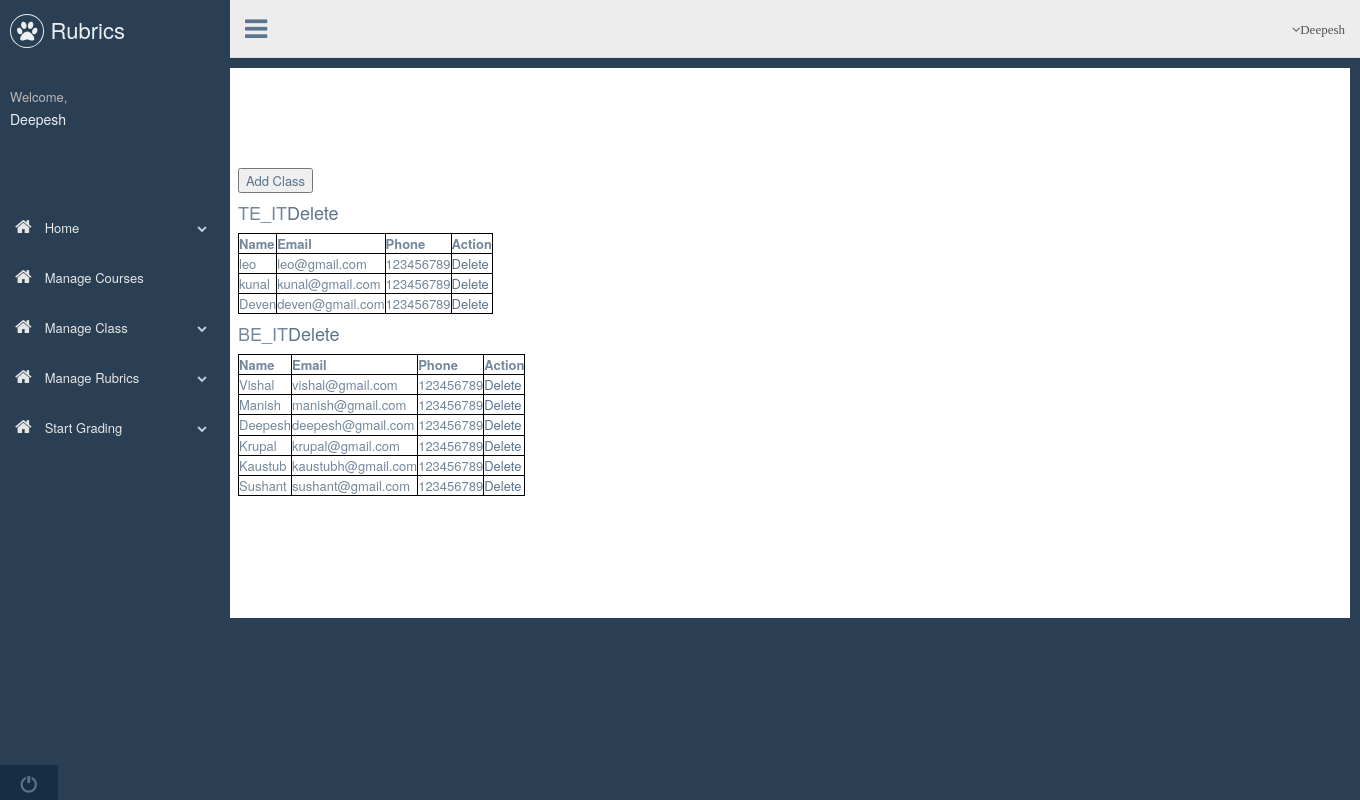
The app's page /manageclass.php (signed in) with its own data.
### tables this page shows
CREATE TABLE `class` (
  `cid` int(11) NOT NULL,
  `classname` varchar(10) NOT NULL,
  `tid` int(11) NOT NULL
);

CREATE TABLE `te_it2` (
  `student_id` int(11) NOT NULL,
  `name` varchar(100) NOT NULL,
  `email` varchar(40) NOT NULL,
  `phone` varchar(100) NOT NULL
);

CREATE TABLE `be_it2` (
  `student_id` int(11) NOT NULL,
  `name` varchar(100) NOT NULL,
  `email` varchar(40) NOT NULL,
  `phone` varchar(100) NOT NULL
);

### manageclass.php (the view, shortened to what this page needs)
<!DOCTYPE html>
<html>
<head>
    <link href="vendors/bootstrap/dist/css/bootstrap.min.css" rel="stylesheet">
    <link href="vendors/font-awesome/css/font-awesome.min.css" rel="stylesheet">
    <link href="vendors/nprogress/nprogress.css" rel="stylesheet">
    <link href="vendors/iCheck/skins/flat/green.css" rel="stylesheet">
    <link href="vendors/bootstrap-progressbar/css/bootstrap-progressbar-3.3.4.min.css" rel="stylesheet">
    <link href="vendors/pnotify/dist/pnotify.css" rel="stylesheet">
    <link href="vendors/pnotify/dist/pnotify.buttons.css" rel="stylesheet">
    <link href="vendors/pnotify/dist/pnotify.nonblock.css" rel="stylesheet">
    <link href="build/css/custom.min.css" rel="stylesheet">
  </head>
</head>
<body class="nav-md">
  <div class="container body">
      <div class="main_container">
        <div class="col-md-3 left_col">
          <div class="left_col scroll-view">
            <div class="navbar nav_title" style="border: 0;">
            <a href="home.php" class="site_title"><i class="fa fa-paw"></i> <span>Rubrics</span></a>
            </div>
            <div class="profile clearfix">
              <div class="profile_info">
                <span>Welcome,</span>
                <h2> <?php if (isset($_SESSION['teacher_id'])) { ?><?php echo $_SESSION['teacher_name']; ?></h3><br><br></h2>
              </div>
            </div>
        <br />
        <div id="sidebar-menu" class="main_menu_side hidden-print main_menu">
              <div class="menu_section">
                <ul class="nav side-menu">
                  <li><a href="home.php" ><i class="fa fa-home"></i> Home <span class="fa fa-chevron-down"></span></a></li>
                  <li><a href="managecourse.php"><i class="fa fa-home"></i> Manage Courses <span class="fafa-chevron-down"></span></a>
                  </li>
                  <li><a href="manageclass.php"><i class="fa fa-home"></i> Manage Class <span class="fa fa-chevron-down"></span></a></li>
                  <li><a href="create_rubric.php"><i class="fa fa-home"></i> Manage Rubrics <span class="fa fa-chevron-down"></span></a></li>
                  <li><a href="select_grading.php"><i class="fa fa-home"></i> Start Grading <span class="fa fa-chevron-down"></span></a>
                  </li>
                </ul>
              </div>
           <div class="sidebar-footer hidden-small">
              <a data-toggle="tooltip" data-placement="top" title="Logout" href="javascript://" onclick="self.parent.location='logout.php'" >
                <span class="glyphicon glyphicon-off" aria-hidden="true"></span>
              </a>
            </div>
            </div>
            </div>
            </div>
            <div class="top_nav">
          <div class="nav_menu">
            <nav>
              <div class="nav toggle">
                <a id="menu_toggle"><i class="fa fa-bars"></i></a>
              </div>
              <ul class="nav navbar-nav navbar-right">
                <li class="">
                  <a href="javascript:;" class="user-profile dropdown-toggle" data-toggle="dropdown" aria-expanded="false">
                    <span class=" fa fa-angle-down"><?php echo $_SESSION['teacher_name']; ?></span>
                  </a>
                </li>
                  </ul>
            </nav>
          </div>
        </div>
    <?php }?>
<article id="manin">
<a href="addstudent.php">
   <input type="button" value="Add Class"/>
</a>
<?php
include_once 'dbConfig.php';
 	$classname=$db->query("SELECT classname,cid FROM class WHERE tid=". $_SESSION['teacher_id'] );
   while($row = $classname->fetch_assoc()){
   		?>
      <table>
      <h2><?php echo $row['classname'];?><span><a href="manageclass.php?action=deleteClass&cid=<?php echo $row['cid']; ?>">Delete</a></span></h2>
   		<thead>
            <tr>
                <th>Name</th>
                <th>Email</th>
                <th>Phone</th>
                <th>Action</th>
            </tr>
        </thead>
   		<?php
   		$tablename=$row['classname'].$_SESSION['teacher_id'];
   		$classdata=$db->query("SELECT * FROM ".$tablename);
   		if($classdata->num_rows > 0){
        while($rows = $classdata->fetch_assoc()){
   		?>
   			<tr>
                <td><?php echo $rows['name']; ?></td>
                <td><?php echo $rows['email']; ?></td>
                <td><?php echo $rows['phone']; ?></td>
                <td><a href="manageclass.php?action=deleteStudent&sid=<?php echo $rows['student_id'];?>&cid=<?php echo $row['cid']; ?>">Delete</a></td>
            </tr>
   		<?php }}
   }
?>
</table>
</article>
</body>
</html>

### manageclass.php (style rules this page uses)
article { margin-left: 225px; padding: 1em; padding-top: 100px; overflow: hidden; height: 550px; background-color: white; width:1125px; }
table, th, td { border: 0.5px solid black; border-collapse: collapse; }

### records on screen
class: classname "TE_IT"
te_it2: name "leo", email "leo@gmail.com", phone "123456789"
te_it2: name "kunal", email "kunal@gmail.com", phone "123456789"
te_it2: name "Deven", email "deven@gmail.com", phone "123456789"
class: classname "BE_IT"
be_it2: name "Vishal", email "vishal@gmail.com", phone "123456789"
be_it2: name "Manish", email "manish@gmail.com", phone "123456789"
be_it2: name "Deepesh", email "deepesh@gmail.com", phone "123456789"
be_it2: name "Krupal", email "krupal@gmail.com", phone "123456789"
be_it2: name "Kaustub", email "kaustubh@gmail.com", phone "123456789"
be_it2: name "Sushant", email "sushant@gmail.com", phone "123456789"

### other values on screen
$_SESSION['teacher_name'] "Deepesh"
